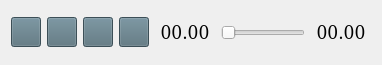
           <widget class="QFrame" name="frame_3">
            <property name="minimumSize">
             <size>
              <width>0</width>
              <height>0</height>
             </size>
            </property>
            <property name="maximumSize">
             <size>
              <width>600</width>
              <height>65</height>
             </size>
            </property>
            <property name="font">
             <font>
              <family>DejaVu Serif Condensed</family>
              <pointsize>18</pointsize>
             </font>
            </property>
            <property name="frameShape">
             <enum>QFrame::NoFrame</enum>
            </property>
            <property name="frameShadow">
             <enum>QFrame::Raised</enum>
            </property>
            <layout class="QHBoxLayout" name="horizontalLayout_27">
             <item>
              <widget class="QPushButton" name="btn_prev_video_3">
               <property name="sizePolicy">
                <sizepolicy hsizetype="Minimum" vsizetype="Fixed">
                 <horstretch>0</horstretch>
                 <verstretch>0</verstretch>
                </sizepolicy>
               </property>
               <property name="minimumSize">
                <size>
                 <width>0</width>
                 <height>0</height>
                </size>
               </property>
               <property name="maximumSize">
                <size>
                 <width>30</width>
                 <height>30</height>
                </size>
               </property>
               <property name="font">
                <font>
                 <family>DejaVu Serif Condensed</family>
                 <pointsize>14</pointsize>
                </font>
               </property>
               <property name="styleSheet">
                <string notr="true">color: rgb(255, 255, 255);
background-color: rgb(84, 110, 122);
</string>
               </property>
               <property name="text">
                <string/>
               </property>
               <property name="icon">
                <iconset>
                 <normaloff>../images/prev.png</normaloff>../images/prev.png</iconset>
               </property>
               <property name="iconSize">
                <size>
                 <width>30</width>
                 <height>30</height>
                </size>
               </property>
               <property name="shortcut">
                <string>Left</string>
               </property>
               <property name="checkable">
                <bool>false</bool>
               </property>
              </widget>
             </item>
             <item>
              <widget class="QPushButton" name="btn_play_pouse_3">
               <property name="sizePolicy">
                <sizepolicy hsizetype="Minimum" vsizetype="Fixed">
                 <horstretch>0</horstretch>
                 <verstretch>0</verstretch>
                </sizepolicy>
               </property>
               <property name="minimumSize">
                <size>
                 <width>0</width>
                 <height>0</height>
                </size>
               </property>
               <property name="maximumSize">
                <size>
                 <width>30</width>
                 <height>30</height>
                </size>
               </property>
               <property name="font">
                <font>
                 <family>DejaVu Serif Condensed</family>
                 <pointsize>14</pointsize>
                </font>
               </property>
               <property name="styleSheet">
                <string notr="true">color: rgb(255, 255, 255);
background-color: rgb(84, 110, 122);
</string>
               </property>
               <property name="text">
                <string/>
               </property>
               <property name="icon">
                <iconset>
                 <normaloff>../images/play.png</normaloff>../images/play.png</iconset>
               </property>
               <property name="iconSize">
                <size>
                 <width>30</width>
                 <height>30</height>
                </size>
               </property>
               <property name="shortcut">
                <string>Space</string>
               </property>
               <property name="checkable">
                <bool>true</bool>
               </property>
              </widget>
             </item>
             <item>
              <widget class="QPushButton" name="btn_stop_video_3">
               <property name="sizePolicy">
                <sizepolicy hsizetype="Minimum" vsizetype="Fixed">
                 <horstretch>0</horstretch>
                 <verstretch>0</verstretch>
                </sizepolicy>
               </property>
               <property name="minimumSize">
                <size>
                 <width>0</width>
                 <height>0</height>
                </size>
               </property>
               <property name="maximumSize">
                <size>
                 <width>30</width>
                 <height>30</height>
                </size>
               </property>
               <property name="font">
                <font>
                 <family>DejaVu Serif Condensed</family>
                 <pointsize>14</pointsize>
                </font>
               </property>
               <property name="styleSheet">
                <string notr="true">color: rgb(255, 255, 255);
background-color: rgb(84, 110, 122);
</string>
               </property>
               <property name="text">
                <string/>
               </property>
               <property name="icon">
                <iconset>
                 <normaloff>../images/icon_stop.png</normaloff>../images/icon_stop.png</iconset>
               </property>
               <property name="iconSize">
                <size>
                 <width>30</width>
                 <height>30</height>
                </size>
               </property>
               <property name="shortcut">
                <string>S</string>
               </property>
               <property name="checkable">
                <bool>false</bool>
               </property>
              </widget>
             </item>
             <item>
              <widget class="QPushButton" name="btn_skip_video_3">
               <property name="sizePolicy">
                <sizepolicy hsizetype="Minimum" vsizetype="Fixed">
                 <horstretch>0</horstretch>
                 <verstretch>0</verstretch>
                </sizepolicy>
               </property>
               <property name="minimumSize">
                <size>
                 <width>0</width>
                 <height>0</height>
                </size>
               </property>
               <property name="maximumSize">
                <size>
                 <width>30</width>
                 <height>30</height>
                </size>
               </property>
               <property name="font">
                <font>
                 <family>DejaVu Serif Condensed</family>
                 <pointsize>14</pointsize>
                </font>
               </property>
               <property name="styleSheet">
                <string notr="true">color: rgb(255, 255, 255);
background-color: rgb(84, 110, 122);
</string>
               </property>
               <property name="text">
                <string/>
               </property>
               <property name="icon">
                <iconset>
                 <normaloff>../images/skip.png</normaloff>../images/skip.png</iconset>
               </property>
               <property name="iconSize">
                <size>
                 <width>30</width>
                 <height>30</height>
                </size>
               </property>
               <property name="shortcut">
                <string>Right</string>
               </property>
               <property name="checkable">
                <bool>false</bool>
               </property>
              </widget>
             </item>
             <item>
              <widget class="QLabel" name="label_time_recent_3">
               <property name="sizePolicy">
                <sizepolicy hsizetype="Preferred" vsizetype="Fixed">
                 <horstretch>0</horstretch>
                 <verstretch>0</verstretch>
                </sizepolicy>
               </property>
               <property name="minimumSize">
                <size>
                 <width>60</width>
                 <height>0</height>
                </size>
               </property>
               <property name="font">
                <font>
                 <family>DejaVu Serif Condensed</family>
                 <pointsize>14</pointsize>
                </font>
               </property>
               <property name="text">
                <string>00.00</string>
               </property>
               <property name="alignment">
                <set>Qt::AlignCenter</set>
               </property>
              </widget>
             </item>
             <item>
              <widget class="QSlider" name="slider_Video_3">
               <property name="sizePolicy">
                <sizepolicy hsizetype="Expanding" vsizetype="Fixed">
                 <horstretch>0</horstretch>
                 <verstretch>0</verstretch>
                </sizepolicy>
               </property>
               <property name="orientation">
                <enum>Qt::Horizontal</enum>
               </property>
              </widget>
             </item>
             <item>
              <widget class="QLabel" name="label_time_end_3">
               <property name="sizePolicy">
                <sizepolicy hsizetype="Preferred" vsizetype="Fixed">
                 <horstretch>0</horstretch>
                 <verstretch>0</verstretch>
                </sizepolicy>
               </property>
               <property name="minimumSize">
                <size>
                 <width>60</width>
                 <height>0</height>
                </size>
               </property>
               <property name="font">
                <font>
                 <family>DejaVu Serif Condensed</family>
                 <pointsize>14</pointsize>
                </font>
               </property>
               <property name="text">
                <string>00.00</string>
               </property>
               <property name="alignment">
                <set>Qt::AlignCenter</set>
               </property>
              </widget>
             </item>
            </layout>
           </widget>
